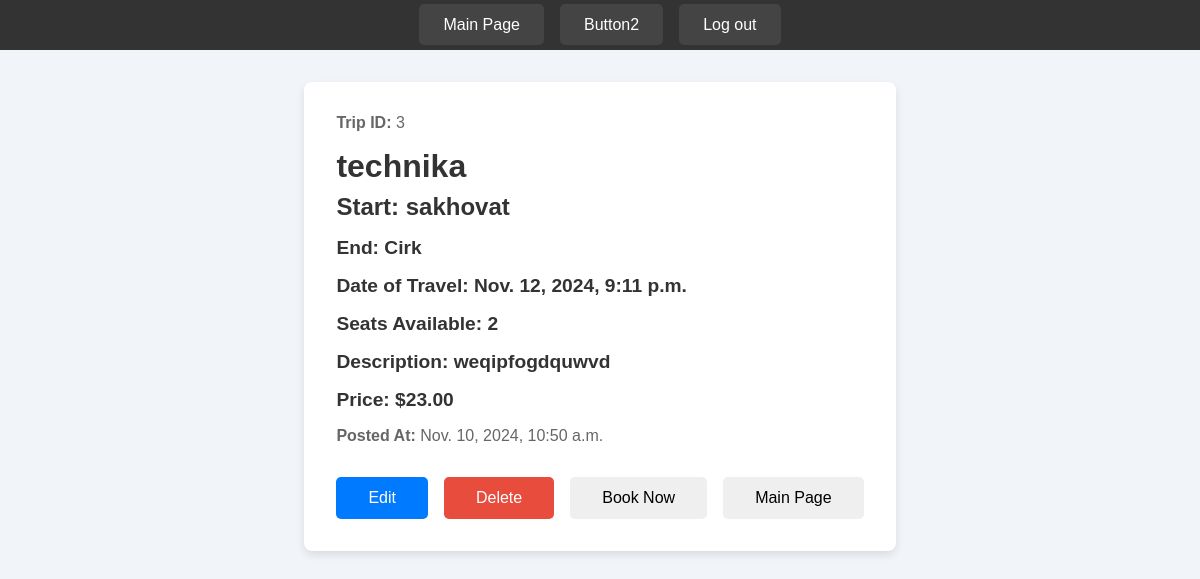
The app's page /detailtrip/3 with its own data.
### Hamsafar/models.py (models this page shows, shortened)
class Trip(models.Model):
    user = models.ForeignKey(User, on_delete=models.CASCADE, related_name="trips")
    name = models.CharField(max_length=100,null=True)
    start_location = models.CharField(max_length=50)
    end_location = models.CharField(max_length=50)
    date_run = models.DateTimeField()
    seats_available = models.PositiveSmallIntegerField()
    description = models.TextField(blank=True, null=True)
    posted_at = models.DateTimeField(auto_now_add=True)
    updated_at = models.DateTimeField(auto_now=True)
    price = models.DecimalField(max_digits=10, decimal_places=2, null=True, blank=True)
    is_active = models.BooleanField(default=True)

### Hamsafar/views.py (the view)
# urls.py: path('detailtrip/<int:pk>',DetailTrip.as_view(),name='Detail-Trip'),
class DetailTrip(generic.DetailView):
    model = Trip
    template_name = "detail-trip.html"

### templates/detail-trip.html (shortened to what this page needs)
{% extends "base.html" %}
{% block content %}
<div class="container">
    <p><strong>Trip ID:</strong> {{ trip.id }}</p>
    <h1>{{ trip.name }}</h1>
    <h2><strong>Start:</strong> {{ trip.start_location }}</h2>
    <h3><strong>End:</strong> {{ trip.end_location }}</h3>
    <h4><strong>Date of Travel:</strong> {{ trip.date_run }}</h4>
    <h5><strong>Seats Available:</strong> {{ trip.seats_available }}</h5>
    <h6><strong>Description:</strong> {{ trip.description }}</h6>
    <h6><strong>Price:</strong> ${{ trip.price }}</h6>
    <p><strong>Posted At:</strong> {{ trip.posted_at }}</p>
    <div class="button-group">
        <a href="{% url 'Edit-Trip' trip.id %}">
            <button class="edit-btn">Edit</button>
        </a>
        <a href="{% url 'Delete-Trip' trip.id %}">
            <button class="delete-btn">Delete</button>
        </a>
        <a href="{% url 'Book-Trip' trip.id %}"><button>Book Now</button></a>
        <a href="{% url 'Base-Page' %}"><button>Main Page</button></a>
    </div>
</div>
{% endblock content %}

### templates/base.html (style rules this page uses)
* { margin: 0; padding: 0; box-sizing: border-box; font-family: 'Arial', sans-serif; }
body { background-color: #f1f4f8; color: #333; font-size: 16px; }

### templates/detail-trip.html (style rules this page uses)
.container { max-width: 900px; margin: 0 auto; padding: 2rem; background-color: #fff; border-radius: 8px; box-shadow: 0 4px 8px rgba(0, 0, 0, 0.1); font-family: Arial, sans-serif; }
.container p, .container h1, .container h2, .container h3, .container h4, .container h5, .container h6 { color: #333; margin-bottom: 1rem; }
.container h1 { font-size: 2rem; margin-bottom: 0.5rem; }
.container h2 { font-size: 1.5rem; }
.container h3, .container h4, .container h5, .container h6 { font-size: 1.2rem; }
.container p { font-size: 1rem; color: #666; }
.button-group { display: flex; justify-content: center; gap: 1rem; margin-top: 2rem; }
.button-group a { text-decoration: none; }
button { padding: 0.75rem 2rem; font-size: 1rem; border: none; border-radius: 5px; cursor: pointer; transition: all 0.3s ease; text-align: center; }
.edit-btn { background-color: #007bff; color: #fff; }
.delete-btn { background-color: #e74c3c; color: #fff; }

### records on screen
Trip: id "3", name "technika", start_location "sakhovat", end_location "Cirk", date_run "Nov. 12, 2024, 9:11 p.m.", seats_available "2", description "weqipfogdquwvd", price "23.00", posted_at "Nov. 10, 2024, 10:50 a.m."
